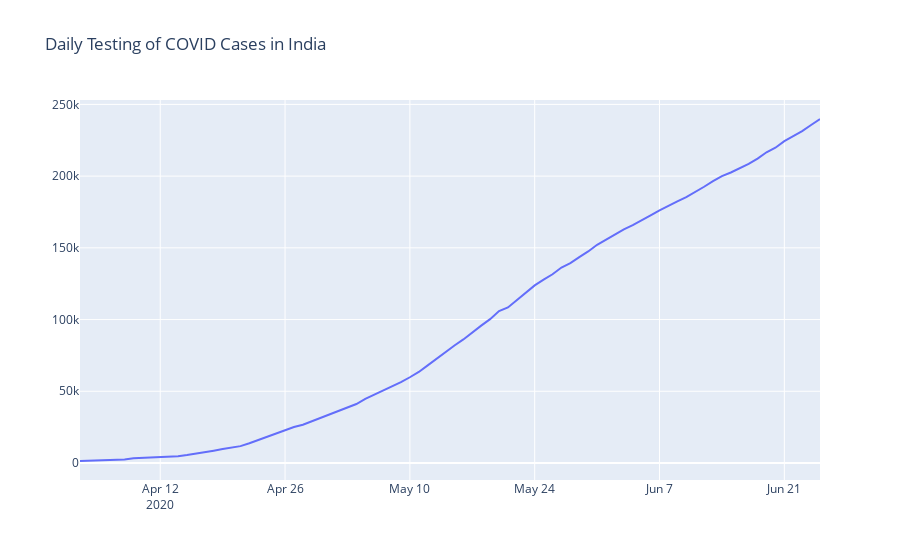

The cell this chart's notebook holds for it:
### Code cell
# Plot daily case

fig = go.Figure()

fig.add_trace(
    go.Scatter(
        x=st_test.loc['Odisha'].sort_values(by='Updated On')[['Total Tested', 'Population NCP 2019 Projection']].index,
        y=st_test.loc['Odisha'].sort_values(by='Updated On')[['Total Tested', 'Population NCP 2019 Projection']]['Total Tested'],
        name='Testing per day'
    ))

fig.update_layout(title="Daily Testing of COVID Cases in India")
fig.show()
